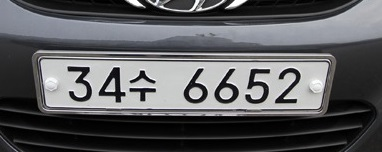
#> input picture src/plate.jpg, 382 x 152 px
$ jupyter execute --allow-errors Untitled1.ipynb   (older library calls are emulated)
#> lines starting #> are read from the running program, lines starting #| are printed output that depends on the picture; after the words box and inside, x2 and y2 are one past the last pixel; in counts of white or black regions, pixels touching at a corner belong together
[cell 1]
import cv2
import numpy as np
import pytesseract
from  PIL import Image

tesseract_path = 'C:\Program Files\OCT-tesseract-Win64'
pytesseract.pytesseract.tesseract_cmd = tesseract_path + '/tesseract'

class Recognition:
     def ExtractNumber(self,test_img):
#> called with test_img = 'plate.jpg'
          Number=test_img
          img=cv2.imread(Number,cv2.IMREAD_COLOR)
#> img is the input picture: shape (152, 382, 3); mean B, G, R 92.3, 90, 89.4
          copy_img=img.copy()
          img2=cv2.cvtColor(img,cv2.COLOR_BGR2GRAY)
          cv2.imwrite('gray.jpg',img2)
          blur = cv2.GaussianBlur(img2,(3,3),0)
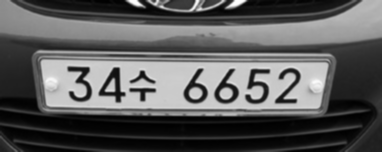
#> blur: shape (152, 382); min 0, max 254, mean 90.1
          cv2.imwrite('blur.jpg',blur)
          canny=cv2.Canny(blur,100,200)
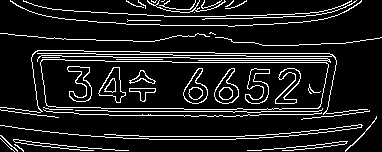
#> canny: shape (152, 382); 11.4% white in thin lines or dots
          cv2.imwrite('canny.jpg',canny)
          cnts,contours,hierarchy  = cv2.findContours(canny, cv2.RETR_TREE, cv2.CHAIN_APPROX_SIMPLE)
#> contours = 59 contours, 33 with area under 20; largest, box (x1, y1, x2, y2) and area: (40, 59, 329, 110) 13150, (40, 59, 329, 110) 13144, (214, 68, 239, 104) 488, (183, 68, 208, 104) 486, (98, 67, 126, 103) 472

          box1=[]
          f_count=0
          select=0
          plate_width=0

          for i in range(len(contours)):
               cnt=contours[i]
               area = cv2.contourArea(cnt)
               x,y,w,h = cv2.boundingRect(cnt)
               rect_area=w*h  #area size
               aspect_ratio = float(w)/h # ratio = width/height

               if  (aspect_ratio>=0.2)and(aspect_ratio<=1.0)and(rect_area>=100)and(rect_area<=700):
                    cv2.rectangle(img,(x,y),(x+w,y+h),(0,255,0),1)
                    box1.append(cv2.boundingRect(cnt))
#> this loop made 59 passes
#> (area, x, y, w, h, rect_area, aspect_ratio) on passes 7, 14, 15, 16, 17, 19, 20, 21, 22, 23, 24, 25: (25, 345, 116, 32, 36, 1152, 0.889), (13150, 40, 59, 289, 51, 14739, 5.67), (13144.5, 40, 59, 289, 51, 14739, 5.67), (138, 129, 88, 27, 14, 378, 1.93), (131, 129, 88, 27, 14, 378, 1.93), (123, 129, 70, 27, 14, 378, 1.93), (100, 130, 70, 25, 14, 350, 1.79), (353, 275, 68, 26, 36, 936, 0.722), (301, 275, 68, 26, 36, 936, 0.722), (376.5, 245, 68, 25, 36, 900, 0.694), (351.5, 245, 68, 25, 36, 900, 0.694), (487.5, 214, 68, 25, 36, 900, 0.694)
#> img: shape (152, 382, 3); 0.12% of pixels changed, all inside (x1, y1, x2, y2) = (104, 78, 117, 94)
#> after the loop, box1 = [(104, 78, 12, 15), (105, 78, 11, 15)]

          for i in range(len(box1)): ##Buble Sort on python
               for j in range(len(box1)-(i+1)):
                    if box1[j][0]>box1[j+1][0]:
                         temp=box1[j]
                         box1[j]=box1[j+1]
                         box1[j+1]=temp
#> this loop made 2 passes

         #to find number plate measureing length between rectangles
          for m in range(len(box1)):
               count=0
               for n in range(m+1,(len(box1)-1)):
                    delta_x=abs(box1[n+1][0]-box1[m][0])
                    if delta_x > 150:
                         break
                    delta_y =abs(box1[n+1][1]-box1[m][1])
                    if delta_x ==0:
                         delta_x=1
                    if delta_y ==0:
                         delta_y=1
                    gradient =float(delta_y) /float(delta_x)
                    if gradient<0.25:
                        count=count+1
               #measure number plate size
               if count > f_count:
                    select = m
                    f_count = count;
                    plate_width=delta_x
#> this loop made 2 passes
#> after the loop, f_count = 0; plate_width = 0; select = 0
          cv2.imwrite('snake.jpg',img)


          number_plate=copy_img[box1[select][1]-10:box1[select][3]+box1[select][1]+20,box1[select][0]-10:140+box1[select][0]]
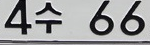
#> number_plate: shape (45, 150, 3); mean B, G, R 160.1, 159.1, 158.7
          resize_plate=cv2.resize(number_plate,None,fx=1.8,fy=1.8,interpolation=cv2.INTER_CUBIC+cv2.INTER_LINEAR)
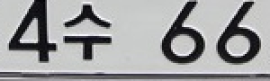
#> resize_plate: shape (81, 270, 3); mean B, G, R 160.1, 159.1, 158.6
          plate_gray=cv2.cvtColor(resize_plate,cv2.COLOR_BGR2GRAY)
          ret,th_plate = cv2.threshold(plate_gray,150,255,cv2.THRESH_BINARY)
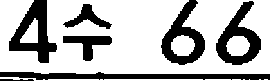
#> th_plate: shape (81, 270); 71.4% white; 7 black regions, largest, box (x1, y1, x2, y2) and area: (0, 72, 270, 80) 1443, (9, 0, 57, 63) 1334, (216, 1, 261, 65) 1235

          cv2.imwrite('plate_th.jpg',th_plate)
          kernel = np.ones((3,3),np.uint8)
          er_plate = cv2.erode(th_plate,kernel,iterations=1)
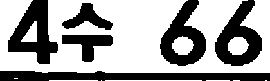
#> er_plate: shape (81, 270); 62.7% white; 6 black regions, box (x1, y1, x2, y2) and area: (0, 71, 270, 81) 2097, (8, 0, 58, 64) 1627, (215, 0, 262, 66) 1573, (160, 0, 206, 66) 1547, (62, 35, 113, 62) 701, (62, 3, 113, 30) 602
          er_invplate = er_plate
          cv2.imwrite('er_plate.jpg',er_invplate)
          result = pytesseract.image_to_string(Image.open('er_plate.jpg'), lang='kor')
          return(result.replace(" ",""))


recogtest=Recognition()
#> (the rest of this cell did not finish here and is left out)
